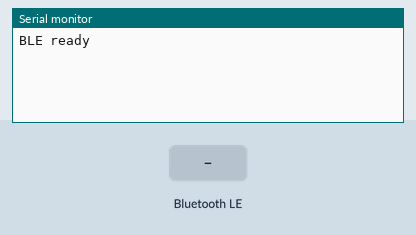
The sketch below on a simulated ESP32. Parts: the last lines printed to the serial monitor. The inputs (shaded band) are chosen by the test bench. Nothing arrives over Bluetooth unless stated; a phone connects over Bluetooth LE 3 s after start.

Above: at 1.2 s.
1.3 s: Bluetooth LE write "1" received
At 2.4 s:
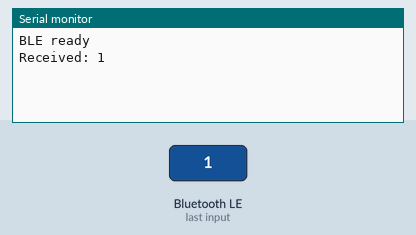
2.8 s: Bluetooth LE write "0" received
At 3.6 s:
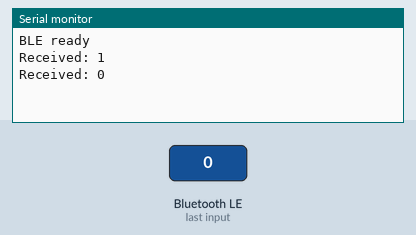
4.3 s: Bluetooth LE write "2" received
At 4.7 s:
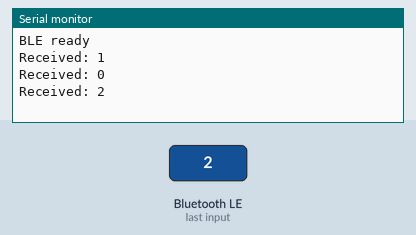

The sketch:

simple-ble-server.ino
```cpp
#include <BLEDevice.h>
#include <BLEUtils.h>
#include <BLEServer.h>

BLECharacteristic *pCharacteristic;
bool deviceConnected = false;

#define SERVICE_UUID        "6e400001-b5a3-f393-e0a9-e50e24dcca9e"
#define CHARACTERISTIC_UUID "6e400002-b5a3-f393-e0a9-e50e24dcca9e"  // RX

class MyCallbacks: public BLEServerCallbacks {
    void onConnect(BLEServer* pServer) {
      deviceConnected = true;
    }

    void onDisconnect(BLEServer* pServer) {
      deviceConnected = false;
    }
};

class CharacteristicCallbacks: public BLECharacteristicCallbacks {
    void onWrite(BLECharacteristic *pCharacteristic) {
      std::string value = pCharacteristic->getValue();
      Serial.print("Received: ");
      Serial.println(value.c_str());
    }
};

void setup() {
  Serial.begin(115200);
  BLEDevice::init("ESP32Nav");
  BLEServer *pServer = BLEDevice::createServer();
  pServer->setCallbacks(new MyCallbacks());

  BLEService *pService = pServer->createService(SERVICE_UUID);
  pCharacteristic = pService->createCharacteristic(
                      CHARACTERISTIC_UUID,
                      BLECharacteristic::PROPERTY_WRITE
                    );

  pCharacteristic->setCallbacks(new CharacteristicCallbacks());
  pService->start();
  pServer->getAdvertising()->start();
  Serial.println("BLE ready");
}

void loop() {
  delay(1000);
}
```

Measured:
- after the input at 1.3 s, the serial monitor: prints a new line after 0.05 s (image 1)
- after the input at 2.8 s, the serial monitor: prints a new line after 0.05 s (image 2)
- after the input at 4.3 s, the serial monitor: prints a new line after 0.05 s (image 3)
